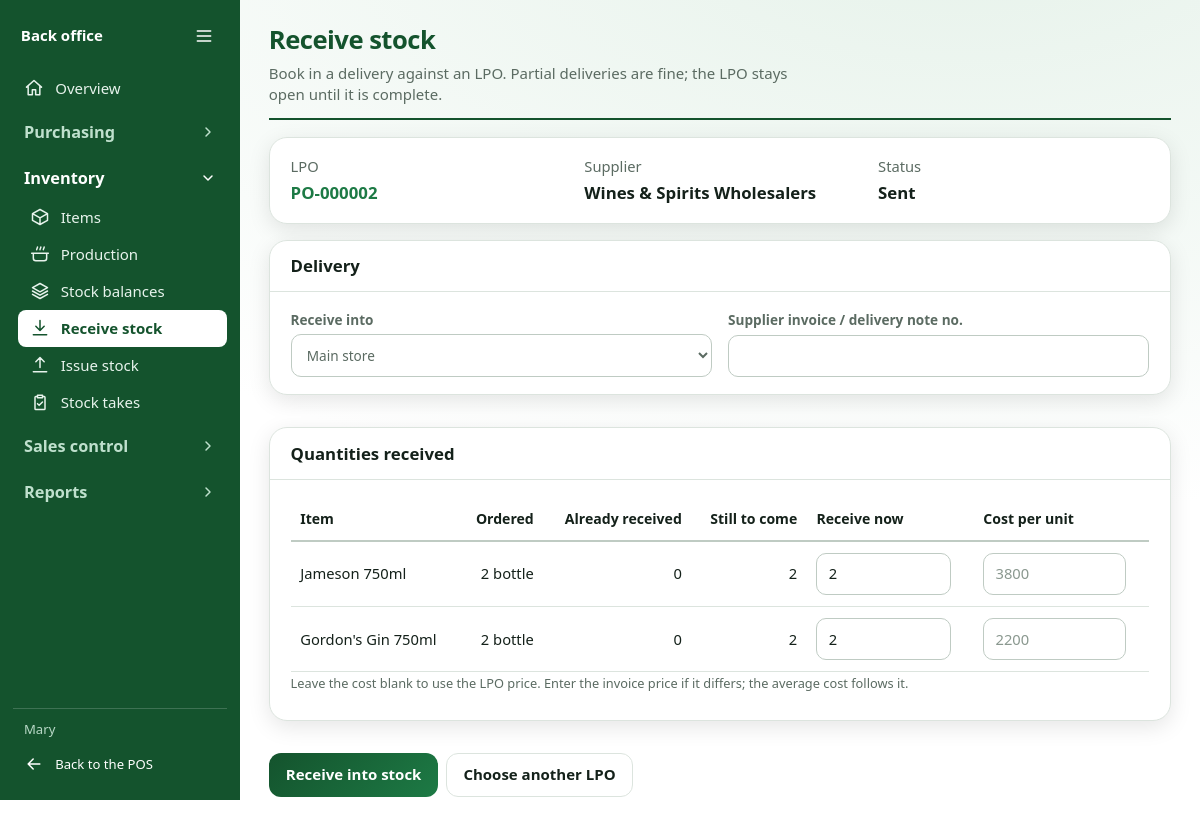
The page /manager/receive/?po=5 (signed in) on the database its author committed.
### Chokies/models.py (models this page shows, shortened)
class User(AbstractUser):
    class Role(models.TextChoices):
        WAITER = "WAITER", "Waiter"
        CASHIER = "CASHIER", "Cashier"
        MANAGER = "MANAGER", "Manager"
        STOREKEEPER = "STOREKEEPER", "Storekeeper"
        ADMIN = "ADMIN", "Admin"
    role = models.CharField(max_length=20, choices=Role.choices, default=Role.WAITER)
    pin_hash = models.CharField(max_length=128, blank=True)
    pin_lookup = models.CharField(max_length=64, null=True, blank=True, unique=True, editable=False)
    failed_pin_attempts = models.PositiveSmallIntegerField(default=0)
    pin_locked_until = models.DateTimeField(null=True, blank=True)
    token_version = models.PositiveIntegerField(default=0)
    @property
    def is_manager(self) -> bool:
        return self.is_superuser or self.role in (self.Role.MANAGER, self.Role.ADMIN)

class TimeStamped(models.Model):
    created_at = models.DateTimeField(auto_now_add=True)
    updated_at = models.DateTimeField(auto_now=True)
    class Meta:
        abstract = True

class PurchaseOrder(TimeStamped):
    class Status(models.TextChoices):
        DRAFT = "DRAFT", "Draft"
        SENT = "SENT", "Sent"
        PARTIAL = "PARTIAL", "Partially received"
        RECEIVED = "RECEIVED", "Received"
        CANCELLED = "CANCELLED", "Cancelled"
    number = models.CharField(max_length=20, unique=True)
    supplier = models.ForeignKey(Supplier, on_delete=models.PROTECT)
    status = models.CharField(max_length=10, choices=Status.choices, default=Status.DRAFT)
    created_by = models.ForeignKey(settings.AUTH_USER_MODEL, on_delete=models.PROTECT, related_name="+")
    notes = models.TextField(blank=True)

class Supplier(models.Model):
    name = models.CharField(max_length=150, unique=True)
    phone = models.CharField(max_length=50, blank=True)
    email = models.EmailField(blank=True)

class PurchaseOrderLine(models.Model):
    po = models.ForeignKey(PurchaseOrder, on_delete=models.CASCADE, related_name="lines")
    item = models.ForeignKey(StockItem, on_delete=models.PROTECT)
    qty_ordered = models.DecimalField("Qty (purchase units)", max_digits=14, decimal_places=4)
    unit_cost = models.DecimalField("Cost per purchase unit", max_digits=14, decimal_places=4)
    qty_received = models.DecimalField(max_digits=14, decimal_places=4, default=0)

class StockItem(TimeStamped):
    sku = models.CharField(max_length=50, unique=True)
    name = models.CharField(max_length=150)
    category = models.CharField(max_length=80, blank=True)
    stock_unit = models.CharField(max_length=20, default="unit")
    recipe_unit = models.CharField(max_length=20, default="unit")
    recipe_units_per_stock_unit = models.DecimalField(max_digits=14, decimal_places=4, default=1)
    purchase_unit = models.CharField(max_length=20, default="unit")
    stock_units_per_purchase_unit = models.DecimalField(max_digits=14, decimal_places=4, default=1)
    avg_cost = models.DecimalField("Weighted avg cost / stock unit", max_digits=14, decimal_places=4, default=0)
    reorder_level = models.DecimalField(max_digits=16, decimal_places=4, default=0)
    par_level = models.DecimalField(max_digits=16, decimal_places=4, default=0)
    is_active = models.BooleanField(default=True)
    class Meta:
        ordering = ["name"]

### Chokies/manager_views.py (the view, shortened to what this page needs)
# urls.py: path("receive/", m.receive, name="receive"),
@manager_required
def receive(request):
    waiting = _lpo_base().filter(status__in=[PS.SENT, PS.PARTIAL]).select_related("supplier").order_by("created_at")
    po = _lpo_base().filter(pk=request.GET.get("po") or request.POST.get("po") or 0).select_related("supplier").first()
    if po is None:
        return _page(request, "receive.html", {"waiting": waiting})
    locations = Location.objects.order_by("name")
    lines = []
    for l in po.lines.select_related("item"):
        left = max(l.qty_ordered - l.qty_received, D(0))
        lines.append({"line": l, "left": left, "qty": _fmt(left), "cost": ""})   # default: the whole outstanding quantity
    ctx = {"waiting": waiting, "po": po, "lines": lines, "locations": locations,
           "sel_location": _default_location(locations), "can_receive": po.status in (PS.SENT, PS.PARTIAL)}
    return _page(request, "receive.html", ctx)

### Chokies/manager_views.py (called while the page is built)
def manager_required(view):
    @wraps(view)
    def wrapped(request, *args, **kwargs):
        user = request.user
        if not user.is_authenticated:
            return redirect(f"{LOGIN_URL}?{urlencode({'next': request.get_full_path()})}")
        if not user.is_manager:
            raise PermissionDenied("Managers only")
        return view(request, *args, **kwargs)
    return wrapped

def _page(request, template, ctx=None, status=200):
    key = template.removesuffix(".html")
    return render(request, f"Chokies/manager/{template}",
                  {"pos_home": POS_HOME_URL, "active": NAV_KEY.get(key, key), **(ctx or {})}, status=status)

def _fmt(d):
    s = f"{D(d):f}"
    return s.rstrip("0").rstrip(".") if "." in s else s

def _default_location(locations):
    locations = list(locations)
    return next((l for l in locations if "store" in l.code.lower() or "store" in l.name.lower()),
                locations[0] if locations else None)

def _lpo_base():
    return PurchaseOrder.objects.exclude(number__startswith=DIRECT_PREFIX)

### Chokies/templates/Chokies/manager/receive.html (shortened to what this page needs)
{% extends "Chokies/manager/base.html" %}{% block title %}Receive stock{% endblock %}
{% block content %}
<div class="head"><div><h1>Receive stock</h1><p>Book in a delivery against an LPO. Partial deliveries are fine; the LPO stays open until it is complete.</p></div></div>
{% if po %}
<div class="card kv"><div><small>LPO</small><b><a href="{% url 'manager:lpo_detail' po.pk %}">{{ po.number }}</a></b></div><div><small>Supplier</small><b>{{ po.supplier.name }}</b></div><div><small>Status</small><b>{{ po.get_status_display }}</b></div></div>
{% if can_receive %}
<form method="post" class="form">{% csrf_token %}<input type="hidden" name="po" value="{{ po.pk }}">
<div class="card"><h2>Delivery</h2><div class="grid2">
 <label>Receive into<select name="location">{% for l in locations %}<option value="{{ l.pk }}"{% if l == sel_location %} selected{% endif %}>{{ l.name }}</option>{% endfor %}</select></label>
 <label>Supplier invoice / delivery note no.<input name="invoice_no" value="{{ post.invoice_no }}"></label></div></div>
<div class="card"><h2>Quantities received</h2><div class="tw"><table><thead><tr><th>Item</th><th class="n">Ordered</th><th class="n">Already received</th><th class="n">Still to come</th><th>Receive now</th><th>Cost per unit</th></tr></thead><tbody>
{% for x in lines %}<tr><td>{{ x.line.item.name }}</td><td class="n">{{ x.line.qty_ordered|floatformat:"-2" }} {{ x.line.item.purchase_unit }}</td><td class="n">{{ x.line.qty_received|floatformat:"-2" }}</td><td class="n">{{ x.left|floatformat:"-2" }}</td>
<td>{% if x.left > 0 %}<input name="qty_{{ x.line.pk }}" inputmode="decimal" size="8" value="{{ x.qty }}" aria-label="Quantity received for {{ x.line.item.name }}">{% else %}<small>Complete</small>{% endif %}</td>
<td>{% if x.left > 0 %}<input name="cost_{{ x.line.pk }}" inputmode="decimal" size="9" value="{{ x.cost }}" placeholder="{{ x.line.unit_cost|floatformat:'-2' }}" aria-label="Cost per unit for {{ x.line.item.name }}">{% endif %}</td></tr>{% endfor %}
</tbody></table></div><p class="help">Leave the cost blank to use the LPO price. Enter the invoice price if it differs; the average cost follows it.</p></div>
<div class="acts"><button class="btn primary">Receive into stock</button><a class="btn" href="{% url 'manager:receive' %}">Choose another LPO</a></div></form>
{% else %}<div class="card empty">This LPO is {{ po.get_status_display|lower }} and cannot take deliveries. <a href="{% url 'manager:receive' %}">Choose another</a>.</div>{% endif %}
{% endif %}{% endblock %}

### Chokies/templates/Chokies/manager/base.html (shortened to what this page needs)
{% load static %}<!doctype html>
<html lang="en">
<head>
    <link rel="stylesheet" href="{% static 'css/manager.css' %}">
</head>
<body>
    <div class="shell">
        <nav class="side" aria-label="Back office">
            <div class="brand">
                <span class="name">Back office</span>
                <button type="button" class="side-toggle" aria-controls="side-body" aria-expanded="true" aria-label="Collapse sidebar">
                    <svg class="ico"><use href="#i-menu"/></svg>
                </button>
            </div>
            <div class="side-body" id="side-body">
                <a href="{% url 'manager:dashboard' %}" class="{% if active == 'dashboard' %}on{% endif %}" {% if active == 'dashboard' %}aria-current="page"{% endif %}>
                    <svg class="ico"><use href="#i-home"/></svg>
                    <span class="lbl">Overview</span>
                </a>
                <section class="grp">
                    <h3>
                        <button type="button" class="grp-h" aria-expanded="false" aria-controls="grp-purchasing">
                            <span>Purchasing</span>
                            <svg class="chev"><use href="#i-chevron"/></svg>
                        </button>
                    </h3>
                </section>
                <section class="grp">
                    <h3>
                        <button type="button" class="grp-h" aria-expanded="false" aria-controls="grp-inventory">
                            <span>Inventory</span>
                            <svg class="chev"><use href="#i-chevron"/></svg>
                        </button>
                    </h3>
                    <div class="grp-b" id="grp-inventory">
                        <div class="grp-in">
                            <a href="{% url 'manager:items' %}" class="{% if active == 'items' %}on{% endif %}" {% if active == 'items' %}aria-current="page"{% endif %}>
                                <svg class="ico"><use href="#i-box"/></svg>
                                <span class="lbl">Items</span>
                            </a>
                            <a href="{% url 'manager:recipes' %}" class="{% if active == 'recipes' %}on{% endif %}" {% if active == 'recipes' %}aria-current="page"{% endif %}>
                                <svg class="ico"><use href="#i-pot"/></svg>
                                <span class="lbl">Production</span>
                            </a>
                            <a href="{% url 'manager:balances' %}" class="{% if active == 'balances' %}on{% endif %}" {% if active == 'balances' %}aria-current="page"{% endif %}>
                                <svg class="ico"><use href="#i-layers"/></svg>
                                <span class="lbl">Stock balances</span>
                            </a>
                            <a href="{% url 'manager:receive' %}" class="{% if active == 'receive' %}on{% endif %}" {% if active == 'receive' %}aria-current="page"{% endif %}>
                                <svg class="ico"><use href="#i-receive"/></svg>
                                <span class="lbl">Receive stock</span>
                            </a>
                            <a href="{% url 'manager:issue' %}" class="{% if active == 'issue' %}on{% endif %}" {% if active == 'issue' %}aria-current="page"{% endif %}>
                                <svg class="ico"><use href="#i-issue"/></svg>
                                <span class="lbl">Issue stock</span>
                            </a>
                            <a href="{% url 'manager:stock_takes' %}" class="{% if active == 'stock_takes' %}on{% endif %}" {% if active == 'stock_takes' %}aria-current="page"{% endif %}>
                                <svg class="ico"><use href="#i-clipboard"/></svg>
                                <span class="lbl">Stock takes</span>
                            </a>
                        </div>
                    </div>
                </section>
                <section class="grp">
                    <h3>
                        <button type="button" class="grp-h" aria-expanded="false" aria-controls="grp-sales">
                            <span>Sales control</span>
                            <svg class="chev"><use href="#i-chevron"/></svg>
                        </button>
                    </h3>
                </section>
                <section class="grp">
                    <h3>
                        <button type="button" class="grp-h" aria-expanded="false" aria-controls="grp-reports">
                            <span>Reports</span>
                            <svg class="chev"><use href="#i-chevron"/></svg>
                        </button>
                    </h3>
                </section>
            </div>
            <div class="foot">
                <span class="who">{{ request.user.get_full_name|default:request.user.username }}</span>
                <a href="{{ pos_home }}">
                    <svg class="ico"><use href="#i-back"/></svg>
                    <span class="lbl">Back to the POS</span>
                </a>
            </div>
        </nav>
        <main class="main">
            {% block content %}{% endblock %}
        </main>
    </div>
</body>
</html>

### rows shown on the page
User: user.get_full_name "Mary"
PurchaseOrder: number "PO-000002", supplier.name "Wines & Spirits Wholesalers", status "Sent"
PurchaseOrderLine: line.item.name "Jameson 750ml", line.qty_ordered "2", line.item.purchase_unit "bottle", line.qty_received "0", left "2", qty "2", line.unit_cost "3800"
PurchaseOrderLine: line.item.name "Gordon's Gin 750ml", line.qty_ordered "2", line.item.purchase_unit "bottle", line.qty_received "0", left "2", qty "2", line.unit_cost "2200"

### other values the page prints
form field location "Main store"
